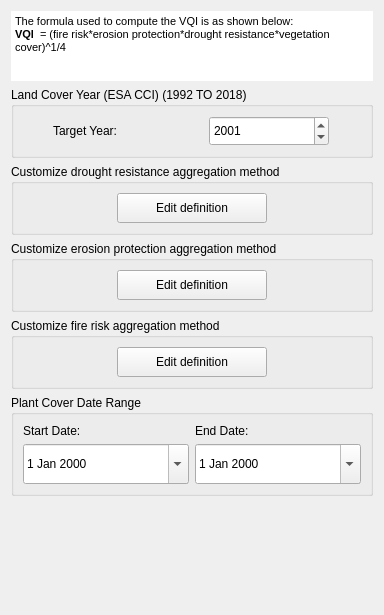
<?xml version="1.0" encoding="UTF-8"?>
<ui version="4.0">
 <class>WidgetVQISetup</class>
 <widget class="QWidget" name="WidgetVQISetup">
  <property name="geometry">
   <rect>
    <x>0</x>
    <y>0</y>
    <width>384</width>
    <height>615</height>
   </rect>
  </property>
  <property name="sizePolicy">
   <sizepolicy hsizetype="Fixed" vsizetype="Fixed">
    <horstretch>0</horstretch>
    <verstretch>0</verstretch>
   </sizepolicy>
  </property>
  <property name="windowTitle">
   <string>Form</string>
  </property>
  <layout class="QVBoxLayout" name="verticalLayout" stretch="0,0,0,0,0,0,0">
   <item>
    <widget class="QTextBrowser" name="textBrowser">
     <property name="maximumSize">
      <size>
       <width>16777215</width>
       <height>70</height>
      </size>
     </property>
     <property name="frameShape">
      <enum>QFrame::NoFrame</enum>
     </property>
     <property name="frameShadow">
      <enum>QFrame::Sunken</enum>
     </property>
     <property name="html">
      <string>&lt;!DOCTYPE HTML PUBLIC &quot;-//W3C//DTD HTML 4.0//EN&quot; &quot;http://www.w3.org/TR/REC-html40/strict.dtd&quot;&gt;
&lt;html&gt;&lt;head&gt;&lt;meta name=&quot;qrichtext&quot; content=&quot;1&quot; /&gt;&lt;style type=&quot;text/css&quot;&gt;
p, li { white-space: pre-wrap; }
&lt;/style&gt;&lt;/head&gt;&lt;body style=&quot; font-family:'MS Shell Dlg 2'; font-size:7.8pt; font-weight:400; font-style:normal;&quot;&gt;
&lt;p style=&quot; margin-top:0px; margin-bottom:0px; margin-left:0px; margin-right:0px; -qt-block-indent:0; text-indent:0px; background-color:#ffffff;&quot;&gt;&lt;span style=&quot; font-size:8pt; background-color:#ffffff;&quot;&gt;The formula used to compute the VQI is as shown below:&lt;/span&gt;&lt;/p&gt;
&lt;p style=&quot; margin-top:0px; margin-bottom:0px; margin-left:0px; margin-right:0px; -qt-block-indent:0; text-indent:0px; background-color:#ffffff;&quot;&gt;&lt;span style=&quot; font-size:8pt; font-weight:600; background-color:#ffffff;&quot;&gt;VQI&lt;/span&gt;&lt;span style=&quot; font-size:8pt; background-color:#ffffff;&quot;&gt;  = (fire risk*erosion protection*drought resistance*vegetation cover)^1/4&lt;/span&gt;&lt;/p&gt;&lt;/body&gt;&lt;/html&gt;</string>
     </property>
    </widget>
   </item>
   <item>
    <widget class="QGroupBox" name="groupBox_usda_depth">
     <property name="enabled">
      <bool>true</bool>
     </property>
     <property name="title">
      <string>Land Cover Year (ESA CCI) (1992 TO 2018)</string>
     </property>
     <layout class="QGridLayout" name="gridLayout_3">
      <item row="0" column="0">
       <widget class="QLabel" name="label_10">
        <property name="minimumSize">
         <size>
          <width>30</width>
          <height>30</height>
         </size>
        </property>
        <property name="maximumSize">
         <size>
          <width>120</width>
          <height>35</height>
         </size>
        </property>
        <property name="font">
         <font>
          <weight>50</weight>
          <bold>false</bold>
         </font>
        </property>
        <property name="text">
         <string>Target Year: </string>
        </property>
       </widget>
      </item>
      <item row="0" column="1">
       <widget class="QDateEdit" name="use_esa_tg_year">
        <property name="sizePolicy">
         <sizepolicy hsizetype="Minimum" vsizetype="Minimum">
          <horstretch>0</horstretch>
          <verstretch>0</verstretch>
         </sizepolicy>
        </property>
        <property name="minimumSize">
         <size>
          <width>0</width>
          <height>30</height>
         </size>
        </property>
        <property name="maximumSize">
         <size>
          <width>120</width>
          <height>35</height>
         </size>
        </property>
        <property name="maximumDate">
         <date>
          <year>2015</year>
          <month>12</month>
          <day>31</day>
         </date>
        </property>
        <property name="minimumDate">
         <date>
          <year>1992</year>
          <month>1</month>
          <day>1</day>
         </date>
        </property>
        <property name="displayFormat">
         <string notr="true">yyyy</string>
        </property>
        <property name="date">
         <date>
          <year>2001</year>
          <month>1</month>
          <day>1</day>
         </date>
        </property>
       </widget>
      </item>
     </layout>
    </widget>
   </item>
   <item>
    <widget class="QGroupBox" name="groupBox_drought_agg">
     <property name="title">
      <string>Customize drought resistance aggregation method</string>
     </property>
     <layout class="QGridLayout" name="gridLayout_7">
      <item row="0" column="0">
       <widget class="QPushButton" name="use_drought_agg_edit">
        <property name="enabled">
         <bool>true</bool>
        </property>
        <property name="sizePolicy">
         <sizepolicy hsizetype="Minimum" vsizetype="Minimum">
          <horstretch>0</horstretch>
          <verstretch>0</verstretch>
         </sizepolicy>
        </property>
        <property name="minimumSize">
         <size>
          <width>100</width>
          <height>30</height>
         </size>
        </property>
        <property name="maximumSize">
         <size>
          <width>150</width>
          <height>16777215</height>
         </size>
        </property>
        <property name="text">
         <string>Edit definition</string>
        </property>
        <property name="checkable">
         <bool>false</bool>
        </property>
       </widget>
      </item>
     </layout>
    </widget>
   </item>
   <item>
    <widget class="QGroupBox" name="groupBox_erosion_agg">
     <property name="title">
      <string>Customize erosion protection aggregation method</string>
     </property>
     <layout class="QGridLayout" name="gridLayout_6">
      <item row="0" column="0">
       <widget class="QPushButton" name="use_erosion_agg_edit">
        <property name="enabled">
         <bool>true</bool>
        </property>
        <property name="sizePolicy">
         <sizepolicy hsizetype="Minimum" vsizetype="Minimum">
          <horstretch>0</horstretch>
          <verstretch>0</verstretch>
         </sizepolicy>
        </property>
        <property name="minimumSize">
         <size>
          <width>100</width>
          <height>30</height>
         </size>
        </property>
        <property name="maximumSize">
         <size>
          <width>150</width>
          <height>16777215</height>
         </size>
        </property>
        <property name="font">
         <font>
          <kerning>true</kerning>
         </font>
        </property>
        <property name="autoFillBackground">
         <bool>false</bool>
        </property>
        <property name="styleSheet">
         <string notr="true"/>
        </property>
        <property name="text">
         <string>Edit definition</string>
        </property>
        <property name="checkable">
         <bool>false</bool>
        </property>
        <property name="autoDefault">
         <bool>false</bool>
        </property>
        <property name="default">
         <bool>false</bool>
        </property>
        <property name="flat">
         <bool>false</bool>
        </property>
       </widget>
      </item>
     </layout>
    </widget>
   </item>
   <item>
    <widget class="QGroupBox" name="groupBox_fire_agg">
     <property name="title">
      <string>Customize fire risk aggregation method</string>
     </property>
     <layout class="QGridLayout" name="gridLayout">
      <item row="0" column="0">
       <widget class="QPushButton" name="use_fire_agg_edit">
        <property name="enabled">
         <bool>true</bool>
        </property>
        <property name="sizePolicy">
         <sizepolicy hsizetype="Minimum" vsizetype="Minimum">
          <horstretch>0</horstretch>
          <verstretch>0</verstretch>
         </sizepolicy>
        </property>
        <property name="minimumSize">
         <size>
          <width>100</width>
          <height>30</height>
         </size>
        </property>
        <property name="maximumSize">
         <size>
          <width>150</width>
          <height>16777215</height>
         </size>
        </property>
        <property name="font">
         <font>
          <kerning>true</kerning>
         </font>
        </property>
        <property name="autoFillBackground">
         <bool>false</bool>
        </property>
        <property name="styleSheet">
         <string notr="true"/>
        </property>
        <property name="text">
         <string>Edit definition</string>
        </property>
        <property name="checkable">
         <bool>false</bool>
        </property>
        <property name="autoDefault">
         <bool>false</bool>
        </property>
        <property name="default">
         <bool>false</bool>
        </property>
        <property name="flat">
         <bool>false</bool>
        </property>
       </widget>
      </item>
     </layout>
    </widget>
   </item>
   <item>
    <widget class="QGroupBox" name="groupBox_plant_range">
     <property name="title">
      <string>Plant Cover Date Range</string>
     </property>
     <layout class="QGridLayout" name="gridLayout_2">
      <item row="0" column="0">
       <widget class="QLabel" name="label">
        <property name="text">
         <string>Start Date:</string>
        </property>
       </widget>
      </item>
      <item row="0" column="1">
       <widget class="QLabel" name="label_2">
        <property name="text">
         <string>End Date:</string>
        </property>
       </widget>
      </item>
      <item row="1" column="0">
       <widget class="QDateEdit" name="plant_start_btn">
        <property name="minimumSize">
         <size>
          <width>0</width>
          <height>40</height>
         </size>
        </property>
        <property name="calendarPopup">
         <bool>true</bool>
        </property>
       </widget>
      </item>
      <item row="1" column="1">
       <widget class="QDateEdit" name="plant_end_btn">
        <property name="minimumSize">
         <size>
          <width>0</width>
          <height>40</height>
         </size>
        </property>
        <property name="calendarPopup">
         <bool>true</bool>
        </property>
       </widget>
      </item>
     </layout>
    </widget>
   </item>
   <item>
    <spacer name="verticalSpacer">
     <property name="orientation">
      <enum>Qt::Vertical</enum>
     </property>
     <property name="sizeType">
      <enum>QSizePolicy::Expanding</enum>
     </property>
     <property name="sizeHint" stdset="0">
      <size>
       <width>20</width>
       <height>40</height>
      </size>
     </property>
    </spacer>
   </item>
  </layout>
 </widget>
 <resources/>
 <connections/>
</ui>
